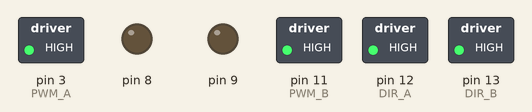
Simulated run of this sketch. Board: Arduino Uno, built with avr-gcc and run on an emulated ATmega328P. Parts: switched loads named in the sketch (green lamp = pin HIGH), output pins drawn as LEDs (lit = HIGH).

Above: at 0.05 s.
At 0.65 s:
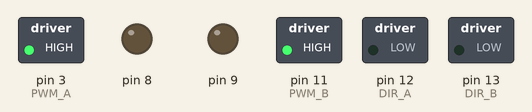
At 1.35 s:
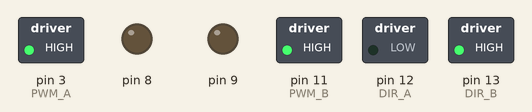
At 2.75 s:
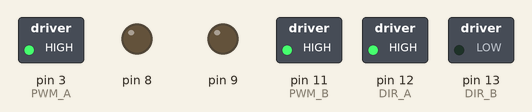
Timing chart, 0 to 3.0 s (numbered marks = the images above):
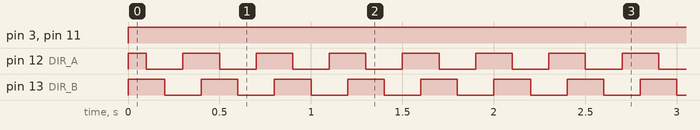

The sketch:

stepper_motor_modes.ino
```cpp
/*### Stepper Motor Control w/Modes ###*/

/*## Definitions ##*/

#define DIR_A 12
#define DIR_B 13
#define PWM_A 3
#define PWM_B 11

#define Fwd HIGH
#define Rev LOW

/*## Step Delay ##*/

const int stepDelay_ms = 100;

void setup() {
/*## PinMode Config ##*/
pinMode(DIR_A, OUTPUT);
pinMode(DIR_B, OUTPUT);
// Turn off Braking for both Channels
pinMode(8, OUTPUT); digitalWrite(8, LOW);
pinMode(9, OUTPUT); digitalWrite(9, LOW);

}

void loop() {

doubStep();

}
/*## Directional Control Function ##*/
void setDirection(int A, int B) {
  digitalWrite(DIR_A, A);
  digitalWrite(DIR_B, B);

}
/*## CH A Control Functions ##*/
void ch_A_ON() {
  analogWrite(PWM_A, 255);
}

void ch_A_OFF() {
  analogWrite(PWM_A, 0);
}
/*## CH B Control Functions ##*/
void ch_B_ON() {
  analogWrite(PWM_B, 255);
}

void ch_B_OFF() {
  analogWrite(PWM_B, 0);
}
/*## Mode Functions ##*/
void fullStep() {
    setDirection(Fwd, Fwd);
  ch_A_ON();
  ch_B_OFF();
  delay(stepDelay_ms);

  ch_A_OFF();
  ch_B_ON();
  delay(stepDelay_ms);

  setDirection(Rev, Rev);
  ch_A_ON();
  ch_B_OFF();
  delay(stepDelay_ms);

  ch_A_OFF();
  ch_B_ON();
  delay(stepDelay_ms);
}

void doubStep() {
  setDirection(Fwd,Fwd);
  ch_A_ON();
  ch_B_ON();
  delay(stepDelay_ms);

  setDirection(Rev, Fwd);
  delay(stepDelay_ms);

  setDirection(Rev,Rev);
  delay(stepDelay_ms);

  setDirection(Fwd, Rev);
  delay(stepDelay_ms);
}

void halfStep() {
  //1
  setDirection(Fwd, Fwd);
  ch_A_ON();
  ch_B_OFF();
  delay(stepDelay_ms);
  //2
  ch_A_ON();
  ch_B_ON();
  delay(stepDelay_ms);
  //3
  ch_A_OFF();
  ch_B_ON();
  delay(stepDelay_ms);
  //4
  setDirection(Rev, Fwd);
  ch_A_ON();
  ch_B_ON();
  delay(stepDelay_ms);
  //5
  ch_A_ON();
  ch_B_OFF();
  delay(stepDelay_ms);
  //6
  setDirection(Rev, Rev);
  ch_A_ON();
  ch_B_ON();
  delay(stepDelay_ms);
  //7
  ch_A_OFF();
  ch_B_ON();
  delay(stepDelay_ms);
  //8
  setDirection(Fwd, Rev);
  ch_A_ON();
  ch_A_OFF();
}
```

Measured:
- by itself, pin 3 (PWM_A), pin 11 (PWM_B): LOW → HIGH at 0.00 s
- by itself, pin 12 (DIR_A): repeats every 0.40 s: LOW 0.20 s, HIGH 0.20 s
- by itself, pin 13 (DIR_B): alternates HIGH for 0.20 s and LOW for 0.20 s
